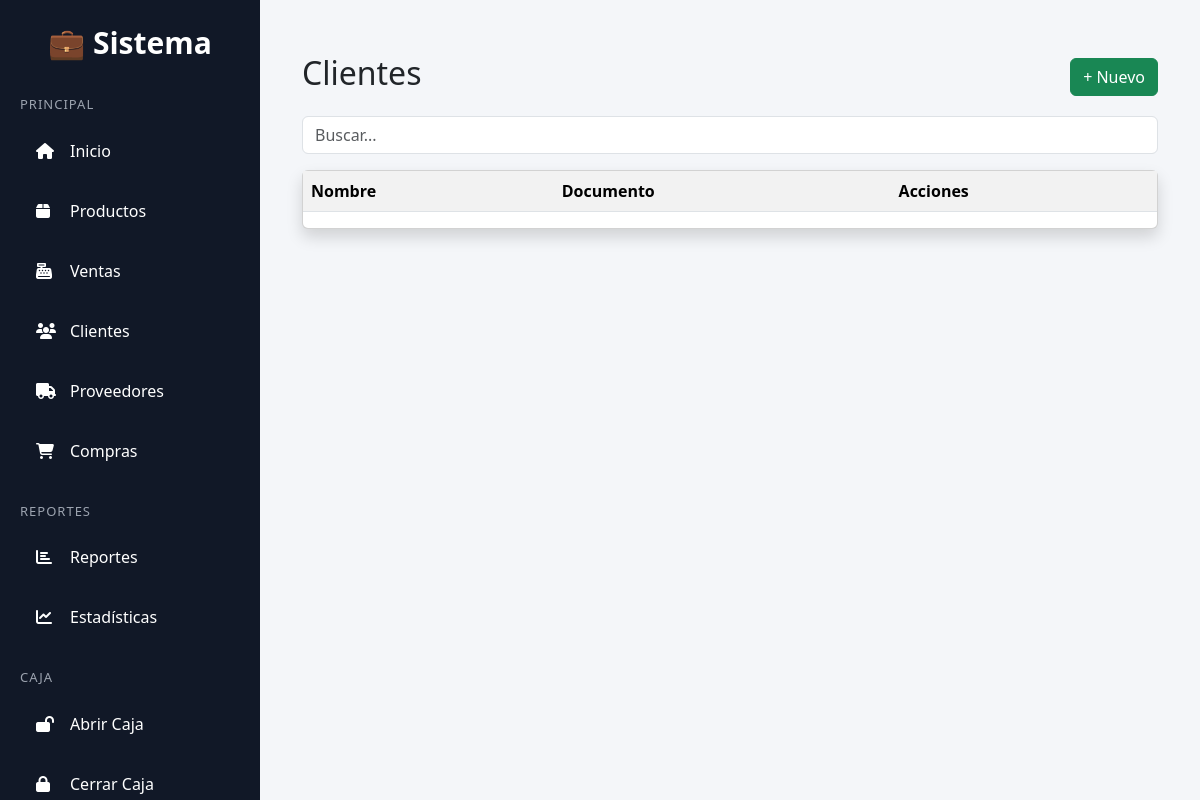
The app's page /productos/clientes/ (signed in), older data.
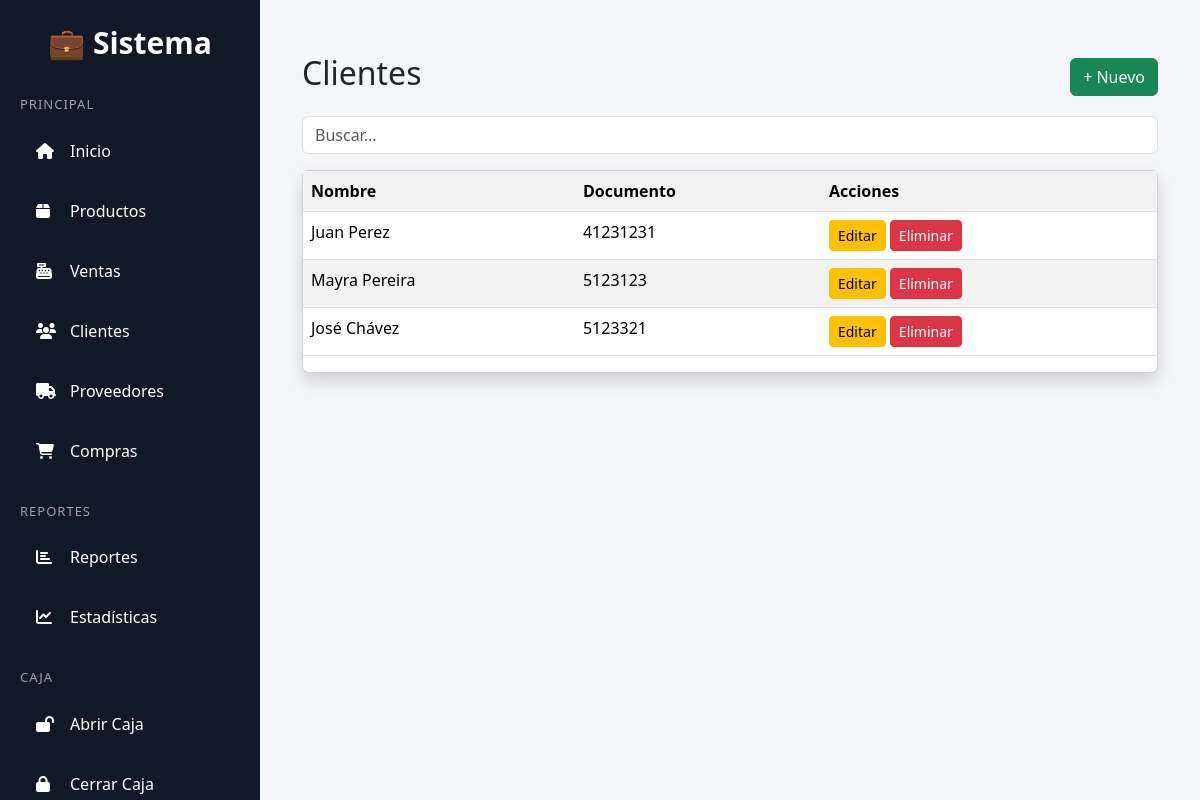
The same page, newer data.
### productos/models.py (models this page shows, shortened)
class Cliente(models.Model):
    nombre = models.CharField(max_length=100)
    documento = models.CharField(max_length=20, blank=True, null=True)  # CI o RUC
    telefono = models.CharField(max_length=20, blank=True, null=True)
    direccion = models.CharField(max_length=200, blank=True, null=True)
    negocio = models.ForeignKey(Negocio, on_delete=models.CASCADE)

### productos/views.py (the view)
# urls.py: path("clientes/", lista_clientes, name="clientes"),
@login_required
def lista_clientes(request):
    negocio = Negocio.objects.filter(usuarios=request.user).first()
    query = request.GET.get("q")
    clientes = Cliente.objects.filter(negocio=negocio)
    if query:
        clientes = clientes.filter(nombre__icontains=query)
    return render(request, "clientes.html", {"clientes": clientes})

### templates/clientes.html
{% extends "base.html" %}
{% block content %}
<div class="container mt-4">
    <div class="d-flex justify-content-between align-items-center">
        <h2>Clientes</h2>
        <a href="/productos/clientes/agregar/" class="btn btn-success">+ Nuevo</a>
    </div>
    <form method="GET" class="my-3">
        <input type="text" name="q" placeholder="Buscar..." class="form-control">
    </form>
    <div class="card shadow">
        <table class="table table-striped">
            <tr>
                <th>Nombre</th>
                <th>Documento</th>
                <th>Acciones</th>
            </tr>
            {% for c in clientes %}
            <tr>
                <td>{{ c.nombre }}</td>
                <td>{{ c.documento }}</td>
                <td>
                    <a href="/productos/clientes/editar/{{ c.id }}" class="btn btn-warning btn-sm">Editar</a>
                    <a href="/productos/clientes/eliminar/{{ c.id }}" class="btn btn-danger btn-sm">Eliminar</a>
                </td>
            </tr>
            {% endfor %}
        </table>
    </div>
</div>
{% endblock %}

Row changes from the older to the newer data that the page shows:
added Cliente: nombre "Juan Perez", documento "41231231"
added Cliente: nombre "Mayra Pereira", documento "5123123"
added Cliente: nombre "José Chávez", documento "5123321"
